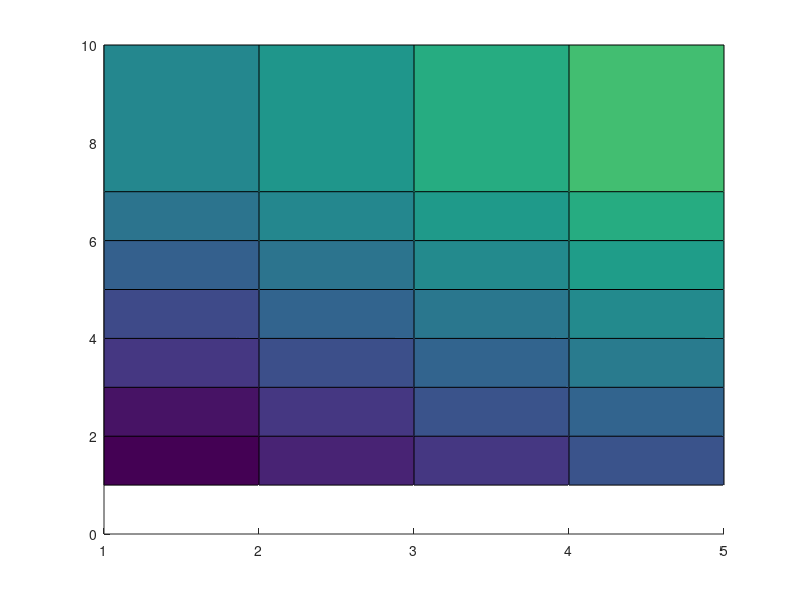

This figure's MATLAB source: (Note: this script raises an error after producing the figure.)
% na =      1    2    3    4    5
times = [ 5.2  6.0  6.6  7.3  8.0; % nb = 1
          5.7  6.5  7.3  7.9  8.7; % nb = 2
          6.5  7.2  7.9  8.6  9.2; % nb = 3
          7.1  7.8  8.5  9.1  9.8; % nb = 4
          7.7  8.4  9.1  9.8 10.5; % nb = 5
          8.4  9.0  9.7 10.3 11.1; % nb = 6
          9.0  9.6 10.3 11.0 11.6; % nb = 7
%        nan  nan  nan  nan  nan ; % nb = 8
%        nan  nan  nan  nan  nan ; % nb = 9
         10.7 11.4 12.1 12.8 13.5];% nb = 10
     
na = 1:5;
nb = [1:7,10];

[NA,NB]=meshgrid(na,nb);
for(k=1:(size(NA,1)*size(NA,2)))
    NA_(k) = NA(k);
    NB_(k) = NB(k);
    times_(k) = times(k);
end
surface(NA,NB,times);
csvwrite('../LaTeX/DUNNO_Pomiar_czasu_algorytmow_regulacji/dane/gpc1x1time.csv',[NA_', NB_', times_']);
